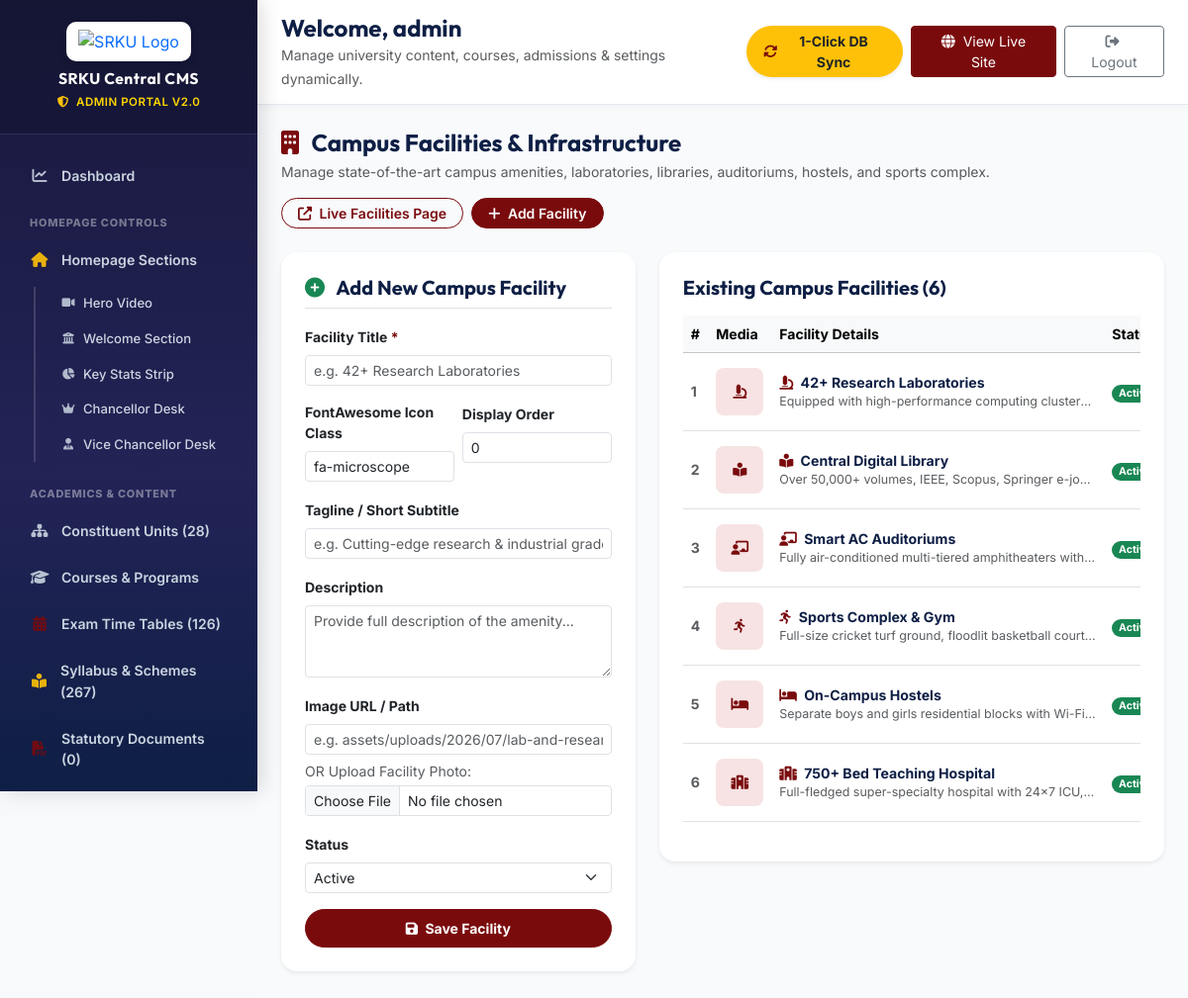
Before: /admin/manage_facilities.php (signed in) with the older database file.
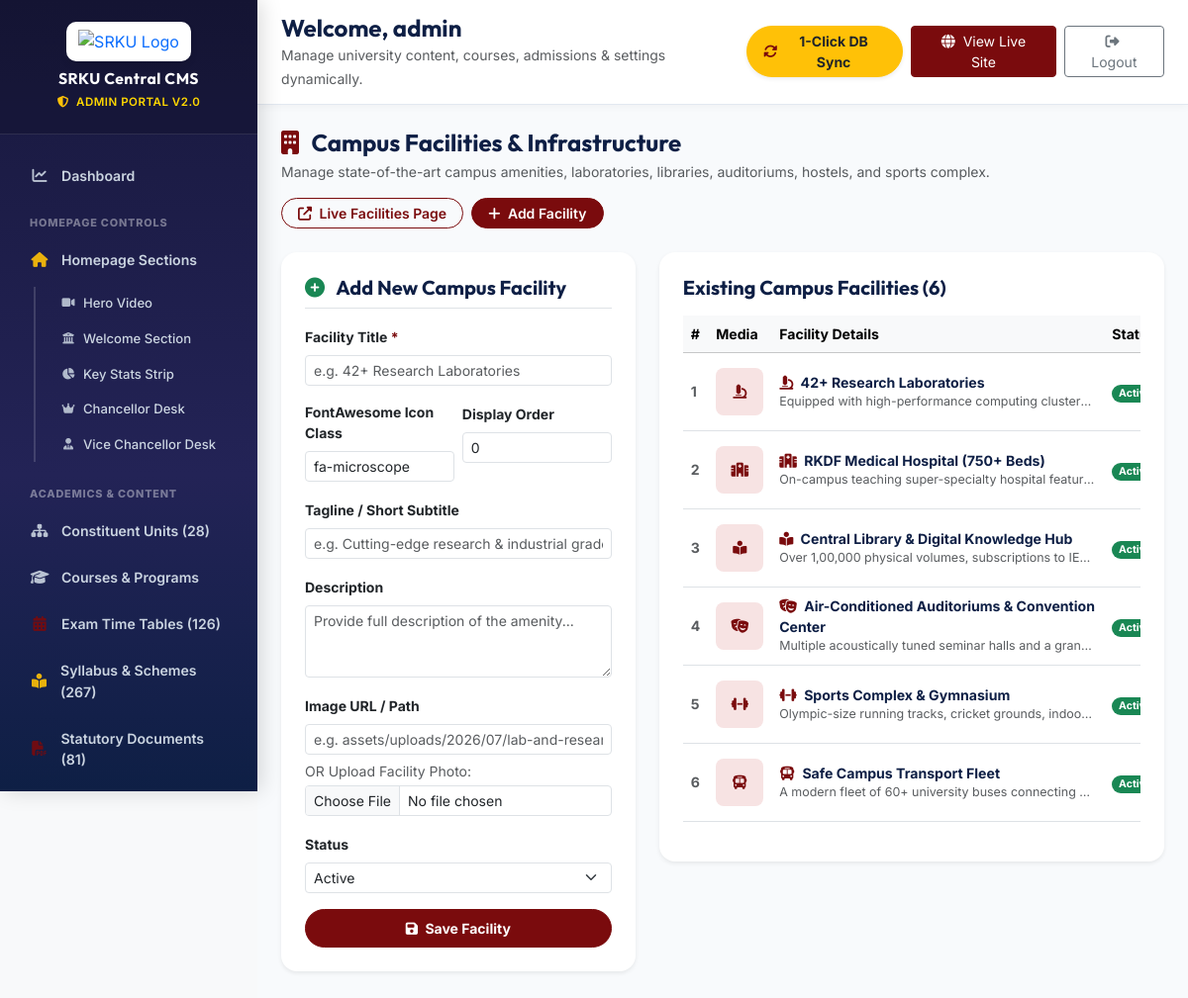
After: the same page with the newer database file.
### tables this page shows
CREATE TABLE `facilities` (
  `id` int(11) NOT NULL AUTO_INCREMENT,
  `title` varchar(255) NOT NULL,
  `icon` varchar(100) DEFAULT 'fa-building',
  `image` varchar(255) DEFAULT NULL,
  `description` text DEFAULT NULL,
  `sort_order` int(11) DEFAULT 0,
  `status` enum('active','inactive') DEFAULT 'active',
  `created_at` timestamp NOT NULL DEFAULT current_timestamp(),
  PRIMARY KEY (`id`)
);

### admin/manage_facilities.php (the view, shortened to what the rows shown need)
<?php
require_once __DIR__ . '/header.php';
$pdo = getDBConnection();
$facilities = [];
try {
    $stmt = $pdo->query("SELECT * FROM facilities ORDER BY sort_order ASC, id ASC");
    $facilities = $stmt->fetchAll();
} catch (Exception $e) {
    $error = 'Unable to fetch facilities: ' . $e->getMessage();
}
?>
<div class="row g-4 mb-5">
    <div class="col-12 col-lg-7">
        <div class="card border-0 shadow-sm rounded-4 p-4">
            <div class="table-responsive">
                <table class="table table-hover align-middle mb-0" style="font-size: 0.88rem;">
                    <thead class="table-light">
                        <tr>
                            <th style="width: 5%;">#</th>
                            <th style="width: 12%;">Media</th>
                            <th style="width: 45%;">Facility Details</th>
                            <th style="width: 15%;">Status</th>
                        </tr>
                    </thead>
                    <tbody>
                        <?php if (empty($facilities)): ?>
                            <tr>
                                <td colspan="5" class="text-center py-4 text-muted">
                                    No facilities found. Add your first facility on the left.
                                </td>
                            </tr>
                        <?php else: ?>
                            <?php foreach ($facilities as $idx => $fac): ?>
                                <tr>
                                    <td class="text-muted fw-bold"><?php echo $fac['sort_order'] ?: ($idx + 1); ?></td>
                                    <td>
                                        <?php if (!empty($fac['image_url'])): ?>
                                            <img src="<?php echo htmlspecialchars(strpos($fac['image_url'], 'http') === 0 ? $fac['image_url'] : BASE_URL . $fac['image_url']); ?>" alt="<?php echo htmlspecialchars($fac['title']); ?>" style="width: 48px; height: 48px; object-fit: cover; border-radius: 8px;" class="border">
                                        <?php else: ?>
                                            <div class="bg-danger-subtle text-danger rounded-3 d-flex align-items-center justify-content-center" style="width: 48px; height: 48px;">
                                                <i class="fas <?php echo htmlspecialchars($fac['icon'] ?? 'fa-building'); ?>"></i>
                                            </div>
                                        <?php endif; ?>
                                    </td>
                                    <td>
                                        <div class="fw-bold text-navy">
                                            <i class="fas <?php echo htmlspecialchars($fac['icon'] ?? 'fa-building'); ?> text-danger me-1"></i>
                                            <?php echo htmlspecialchars($fac['title']); ?>
                                        </div>
                                        <small class="text-muted d-block text-truncate" style="max-width: 320px; font-size: 0.78rem;">
                                            <?php echo htmlspecialchars($fac['description']); ?>
                                        </small>
                                    </td>
                                    <td>
                                        <a href="manage_facilities.php?action=toggle&id=<?php echo $fac['id']; ?>" class="badge rounded-pill text-decoration-none <?php echo $fac['status'] === 'active' ? 'bg-success' : 'bg-secondary'; ?>">
                                            <?php echo ucfirst($fac['status']); ?>
                                        </a>
                                    </td>
                                </tr>
                            <?php endforeach; ?>
                        <?php endif; ?>
                    </tbody>
                </table>
            </div>
        </div>
    </div>
</div>
<?php require_once __DIR__ . '/footer.php'; ?>

Changed rows visible on the page:
changed facilities: icon "fa-book-reader" → "fa-hospital" (drawn); title "Central Digital Library" → "RKDF Medical Hospital (750+ Beds)"; description "Over 50,000+ volumes, IEEE, Scopus, Springer e-jo…" → "On-campus teaching super-specialty hospital featur…"
changed facilities: icon "fa-chalkboard-teacher" → "fa-book-reader" (drawn); title "Smart AC Auditoriums" → "Central Library & Digital Knowledge Hub"; description "Fully air-conditioned multi-tiered amphitheaters with…" → "Over 1,00,000 physical volumes, subscriptions to IE…"
changed facilities: icon "fa-running" → "fa-theater-masks" (drawn); title "Sports Complex & Gym" → "Air-Conditioned Auditoriums & Convention Center"; description "Full-size cricket turf ground, floodlit basketball court…" → "Multiple acoustically tuned seminar halls and a gran…"
changed facilities: icon "fa-bed" → "fa-dumbbell" (drawn); title "On-Campus Hostels" → "Sports Complex & Gymnasium"; description "Separate boys and girls residential blocks with Wi-Fi…" → "Olympic-size running tracks, cricket grounds, indoo…"
changed facilities: icon "fa-hospital-alt" → "fa-bus" (drawn); title "750+ Bed Teaching Hospital" → "Safe Campus Transport Fleet"; description "Full-fledged super-specialty hospital with 24x7 ICU,…" → "A modern fleet of 60+ university buses connecting…"
Other visible differences:
$documentsCountBadge: "0" → "81"
